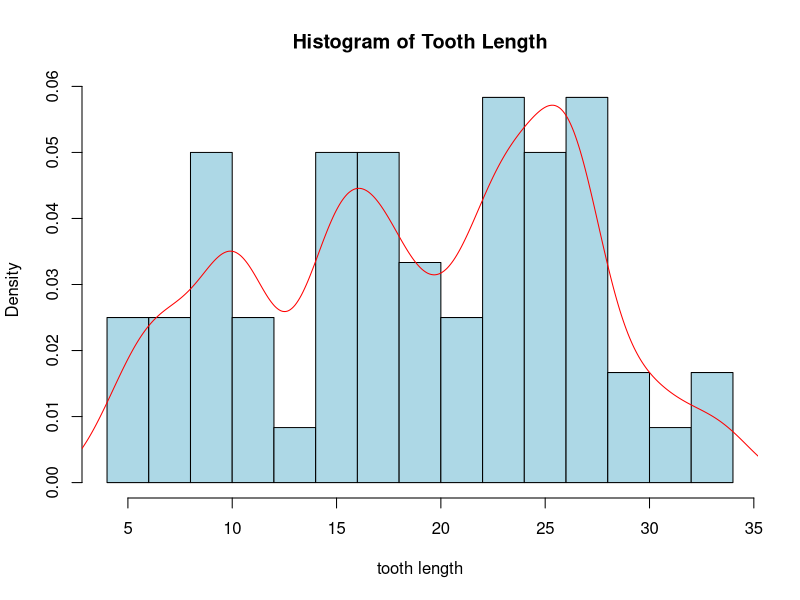
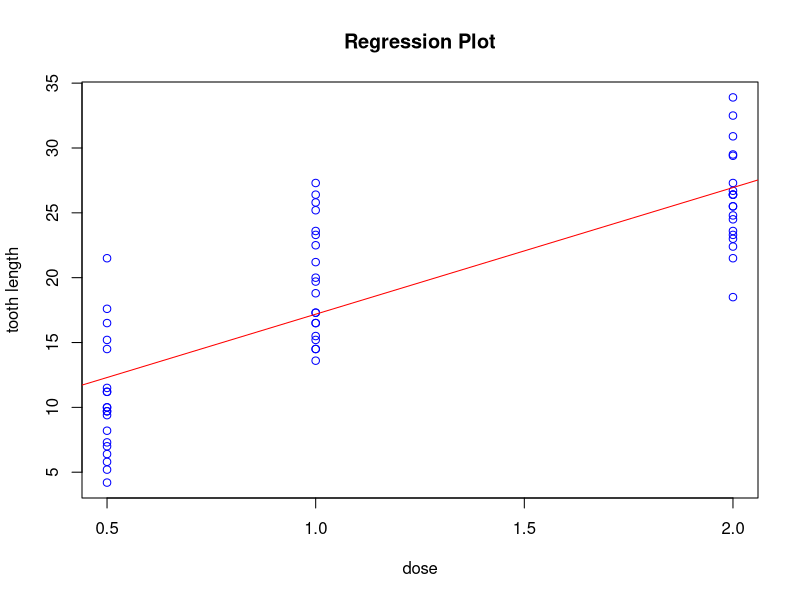

These figures' R source, in order:
## ---- chunk 1
data(ToothGrowth)
hist(ToothGrowth$len, probability=TRUE, breaks=20, xlab='tooth length', col='lightblue', 
     main='Histogram of Tooth Length')
lines(density(ToothGrowth$len, adjust=0.5), col="red")
## ---- chunk 2
with(ToothGrowth, {plot(len~dose, main="Regression Plot", xlab="dose", ylab="tooth length", 
                        col="blue")
                   abline(lm(len~dose, data=ToothGrowth), col="red") })
